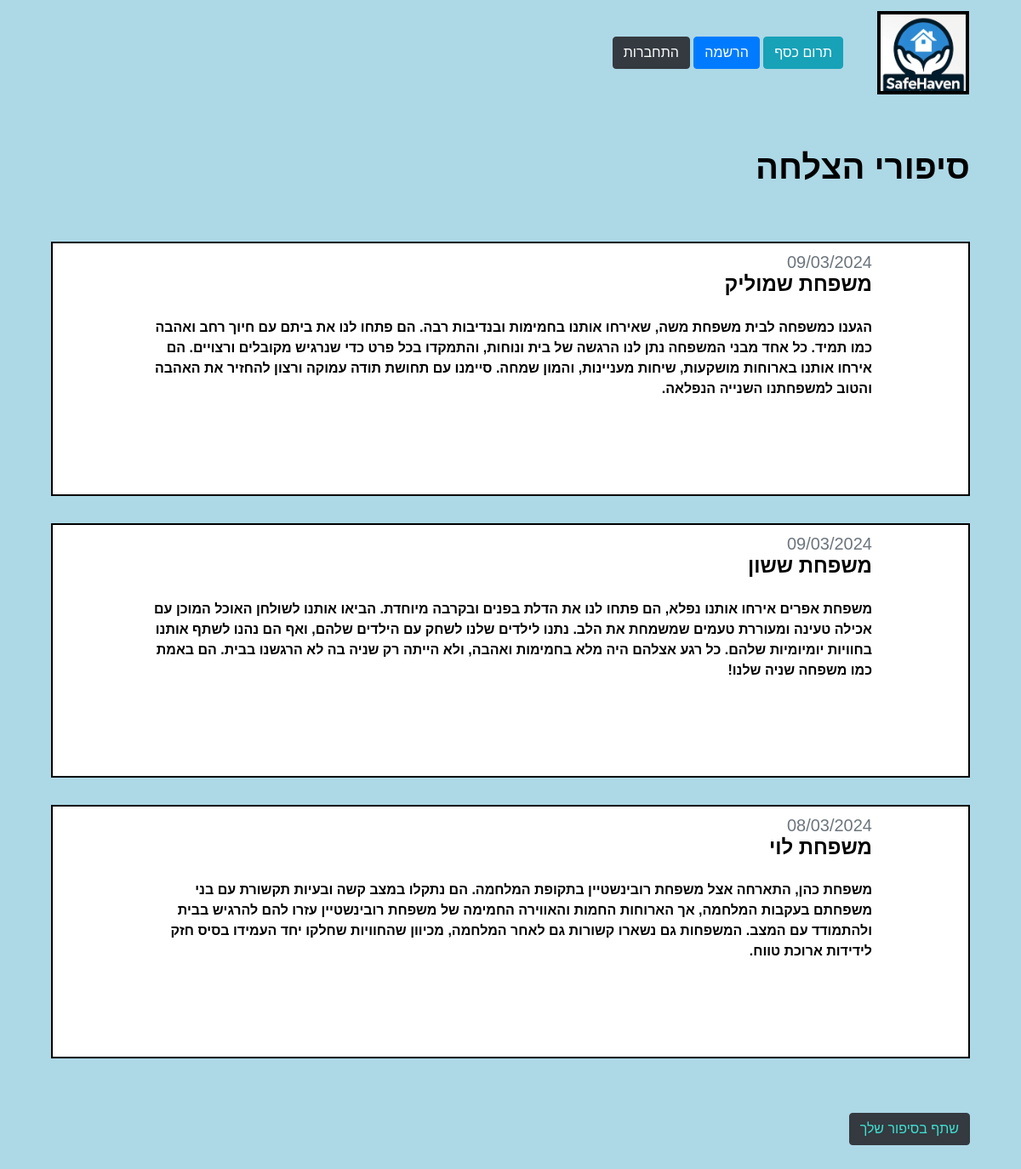
/success_story/all_stories/, run on the app's committed database.
### success_story/models.py (models this page shows, shortened)
class story(models.Model):
    date = models.DateField(default=date.today, verbose_name='תאריך')
    name = models.CharField(max_length=100, blank=False, verbose_name='שם')
    text = models.TextField(max_length=5000, blank=False, verbose_name='תיאור')
    class Meta:
        verbose_name_plural = "סיפורי הצלחה"

### success_story/views.py (the view)
# urls.py: path('all_stories/', views.all_stories, name='all_stories'),
def all_stories(request):
    stories = story.objects.all()
    return render(request, 'success_story/all_stories.html', {'stories': stories})

### host/templatetags/user_filters.py (called while the page is built)
@register.filter(name='has_group')
def has_group(user, group_name):
    group = Group.objects.get(name=group_name)
    return group in user.groups.all()

### success_story/templates/success_story/all_stories.html (shortened to what this page needs)
{% extends 'base_layout.html' %}
{% block content %}
<div class="container" class="rtl-class">
    <br>
    <br>
    <h1 style="color:black;"><b>סיפורי הצלחה</b></h1>
    <br>
    <br>
    <div class="list-group" class="rtl-class">
        {% for story in stories %}
            <div class="row justify-content-center my-3 aid_org" class="rtl-class" >
                <div class="col-md-10">
                    <h5 class="text-muted">{{ story.date|date:'d/m/Y'|upper }}</h5>
                    <h4><b>{{ story.name }}</b></h4>
                    <br>
                    <b>{{ story.text }}</b>
                    <br>
                    <br>
                    <br>
                    <br>
                </div>
            </div>
        {% endfor %}
    </div>
    <br>
    <br>
    <a role="button" href="{% url 'success_story:create_story' %}" class="btn btn-dark" style="color: turquoise;">שתף בסיפור שלך</a>
    <br>
    <br>
    <br>
    <br>
</div>
{% endblock %}

### assets/styles.css (style rules this page uses)
body { background-color: lightblue; text-align: right; }
body { font-family: 'Lato', sans-serif; direction: rtl; }
body { background-color: #00f121f; background-repeat-y: no-repeat; background-size:cover; background-size: 110%; direction: rtl; color: #000000; }
body * { direction: rtl; font-family: Tahoma, Verdana, Arial, sans-serif; }
h1,h2,h3,h4,h5 { font-weight: normal; margin: 0; }
a, a:hover, a:visited { color: #023cf4; text-decoration: none; }
.aid_org { padding: 10px; border: 1px solid #000000; position: relative; padding-bottom: 40px; }

### success_story/templates/success_story/all_stories.html (style rules this page uses)
.aid_org { padding: 10px; border: 2px solid black; margin: 0 auto; position: relative; padding-bottom: 40px; background-color: white; }

### data on the page
story: date "09/03/2024", name "משפחת שמוליק", text "הגענו כמשפחה לבית משפחת משה, שאירחו אותנו בחמימות ובנדיבות רבה. הם פתחו לנו את ביתם עם חיוך רחב ואהבה כמו תמיד. כל אחד מבני המשפחה נתן לנו הרגשה של בית ונוחות, והתמקדו בכל פרט כדי שנרגיש מקובלים ורצויים. הם אירחו אותנו בארוחות מושקעות, שיחות מעניינות, והמון שמחה. סיימנו עם תחושת תודה עמוקה ורצון להחזיר את האהבה והטוב למשפחתנו השנייה הנפלאה."
story: date "09/03/2024", name "משפחת ששון", text "משפחת אפרים אירחו אותנו נפלא, הם פתחו לנו את הדלת בפנים ובקרבה מיוחדת. הביאו אותנו לשולחן האוכל המוכן עם אכילה טעינה ומעוררת טעמים שמשמחת את הלב. נתנו לילדים שלנו לשחק עם הילדים שלהם, ואף הם נהנו לשתף אותנו בחוויות יומיומיות שלהם. כל רגע אצלהם היה מלא בחמימות ואהבה, ולא הייתה רק שניה בה לא הרגשנו בבית. הם באמת כמו משפחה שניה שלנו!"
story: date "08/03/2024", name "משפחת לוי", text "משפחת כהן, התארחה אצל משפחת רובינשטיין בתקופת המלחמה. הם נתקלו במצב קשה ובעיות תקשורת עם בני משפחתם בעקבות המלחמה, אך הארוחות החמות והאווירה החמימה של משפחת רובינשטיין עזרו להם להרגיש בבית ולהתמודד עם המצב. המשפחות גם נשארו קשורות גם לאחר המלחמה, מכיוון שהחוויות שחלקו יחד העמידו בסיס חזק לידידות ארוכת טווח."
